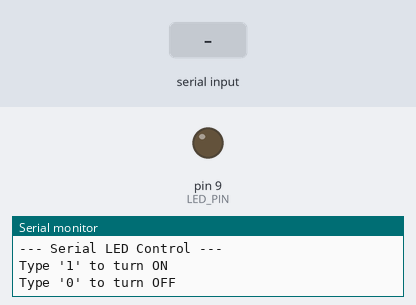
A sketch run on a simulated Arduino Uno, built with avr-gcc and run on an emulated ATmega328P. Parts: output pins drawn as LEDs (lit = HIGH), the last lines printed to the serial monitor. The test bench sets the inputs (shaded band).

Above: at 1.2 s.
1.3 s: "1" received over Serial
At 2.3 s:
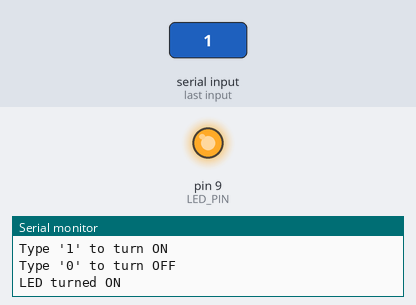
2.8 s: "0" received over Serial
At 3.5 s:
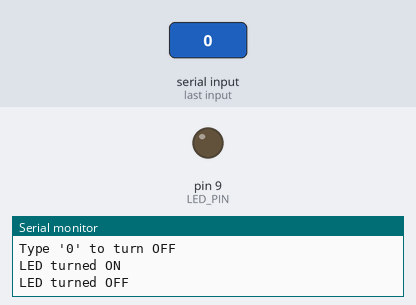
Timing chart, 0 to 5.8 s (numbered marks = the images above; inputs shaded):
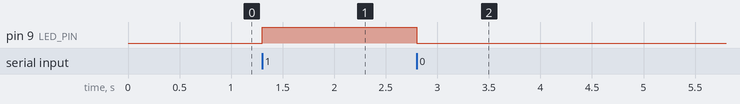

Measured:
- after the input at 1.3 s, pin 9 (LED_PIN): LOW → HIGH at once
- after the input at 2.8 s, pin 9 (LED_PIN): HIGH → LOW at once

The sketch:

serial_led.ino
```cpp
/*
  Serial LED Control

  Ελέγχει το LED στέλνοντας εντολές από το πληκτρολόγιο του υπολογιστή.

  Βασικές Έννοιες:
  1. **Serial.available():** Ελέγχει αν έχουν έρθει δεδομένα από τον υπολογιστή που περιμένουν να διαβαστούν.
  2. **Serial.read():** Διαβάζει τον επόμενο χαρακτήρα (byte) από τη σειρά αναμονής (buffer).
  3. **Χαρακτήρες (Chars):** Οι υπολογιστές στέλνουν γράμματα ως αριθμούς (ASCII). Το '1' είναι διαφορετικό από τον αριθμό 1.

  Οδηγίες:
  - Ανοίξτε το Serial Monitor (Tools > Serial Monitor).
  - Ρυθμίστε ταχύτητα 9600 baud.
  - Πληκτρολογήστε '1' και πατήστε Enter -> Το LED ανάβει.
  - Πληκτρολογήστε '0' και πατήστε Enter -> Το LED σβήνει.
*/

const int LED_PIN = 9; // Χρησιμοποιούμε το Pin 9 (όπως στο προηγούμενο μάθημα PWM)
// Αν δεν έχετε εξωτερικό LED, αλλάξτε το σε LED_BUILTIN (Pin 13)

void setup()
{
	pinMode(LED_PIN, OUTPUT);

	// Έναρξη επικοινωνίας
	Serial.begin(9600);

	// Μήνυμα καλωσορίσματος
	Serial.println("--- Serial LED Control ---");
	Serial.println("Type '1' to turn ON");
	Serial.println("Type '0' to turn OFF");
}

void loop()
{
	// Έλεγχος: Υπάρχουν νέα δεδομένα;
	if (Serial.available() > 0)
	{

		// Διάβασε τον χαρακτήρα
		char command = Serial.read();

		// Έλεγξε τι είναι ο χαρακτήρας
		if (command == '1')
		{
			digitalWrite(LED_PIN, HIGH);
			Serial.println("LED turned ON");
		}
		else if (command == '0')
		{
			digitalWrite(LED_PIN, LOW);
			Serial.println("LED turned OFF");
		}
		// Αγνοούμε άλλους χαρακτήρες (όπως το Enter/Newline)
	}
}
```
